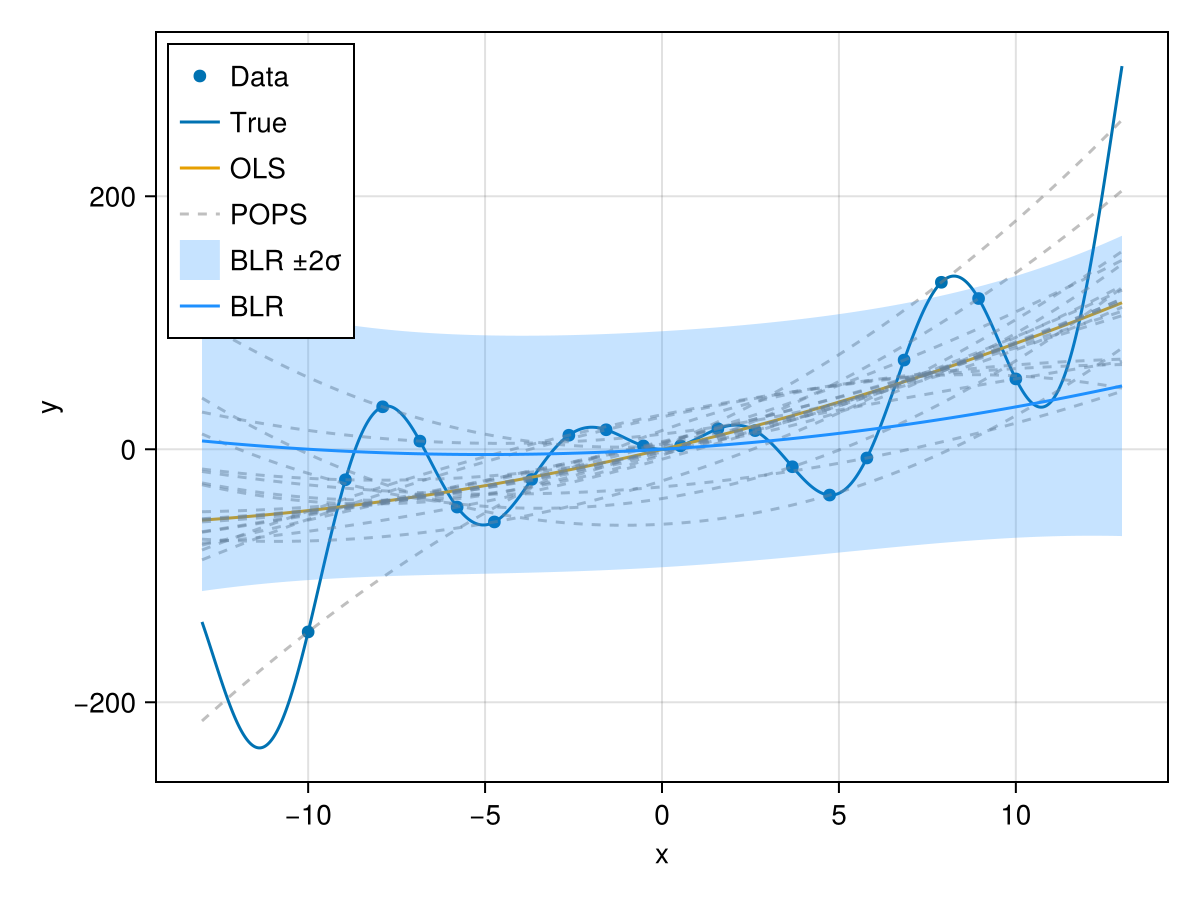

Write the Julia code that produced this figure.
using ACEWorkflow, CairoMakie, LinearAlgebra, Random

f(x) = (x^3 + 0.01 * x^4) * 0.1 + sin(x) * x * 10.0

x = LinRange(-10,10, 20)
x_true = LinRange(-13, 13, 1000)
y_true = f.(x_true)
y = f.(x)

function OLS(x, y; d=4, σ²=nothing)
    X = zeros(length(y), d)
    X_pred  = zeros(1000, d)
    x_pred  = LinRange(-13, 13, 1000)
    for i = 1:length(y)
        for j = 1:d
            X[i,j] = x[i] ^ (j-1)
        end
    end
    for i = 1:size(X_pred, 1)
        for j = 1:d
            X_pred[i,j] = x_pred[i] ^ (j-1)
        end
    end
    C = X'*X
    A = C \ X'
    lev = diag(X * A)
    coeffs = C \ (X' * y)
    errors = y .- (X * coeffs)
    pointwise_corrections = A' .* (errors ./ lev)

    y_mean = [sum(coeffs .* vec(X_pred[i, :])) for i=1:size(X_pred, 1)]
    y_pops = [[sum((pointwise_corrections[j,:] .+ coeffs) .* vec(X_pred[i, :])) for i=1:size(X_pred, 1)] for j =1:length(y)]

    # --- Bayesian linear regression, prior N(0, I) on coefficients ---
    s2 = isnothing(σ²) ? sum(abs2, errors) / max(length(y) - d, 1) : σ²
    Λ = C ./ s2 + I                      # posterior precision
    Σ = inv(Λ)                           # posterior covariance
    coeffs_blr = Σ * (X' * y) ./ s2      # posterior mean
    y_blr = X_pred * coeffs_blr
    # predictive std: epistemic + noise
    y_blr_std = [sqrt(dot(view(X_pred, i, :), Σ, view(X_pred, i, :)) + s2)
                 for i = 1:size(X_pred, 1)]

    return y_mean, y_pops, y_blr, y_blr_std, x_pred
end

y_mean, y_pops, y_blr, y_blr_std, x_pred = OLS(x, y; d=3)

fig = Figure()
ax  = Axis(fig[1,1], xlabel="x", ylabel="y")
scatter!(ax, x, y, label="Data")
lines!(ax, x_true, y_true, label="True")
lines!(ax, x_pred, y_mean, label="OLS")
for (i, y_pop) in enumerate(y_pops)
    if (i == 1)
        lines!(ax, x_pred, y_pop, linestyle=:dash, label="POPS", color=(:grey, 0.5))
    else
        lines!(ax, x_pred, y_pop, linestyle=:dash, color=(:grey, 0.5))
    end
end
band!(ax, x_pred, y_blr .- 2 .* y_blr_std, y_blr .+ 2 .* y_blr_std,
      color=(:dodgerblue, 0.25), label="BLR ±2σ")
lines!(ax, x_pred, y_blr, color=:dodgerblue, label="BLR")
axislegend(ax, position=:lt)
save("pops_demo_with_blr.png", fig)
